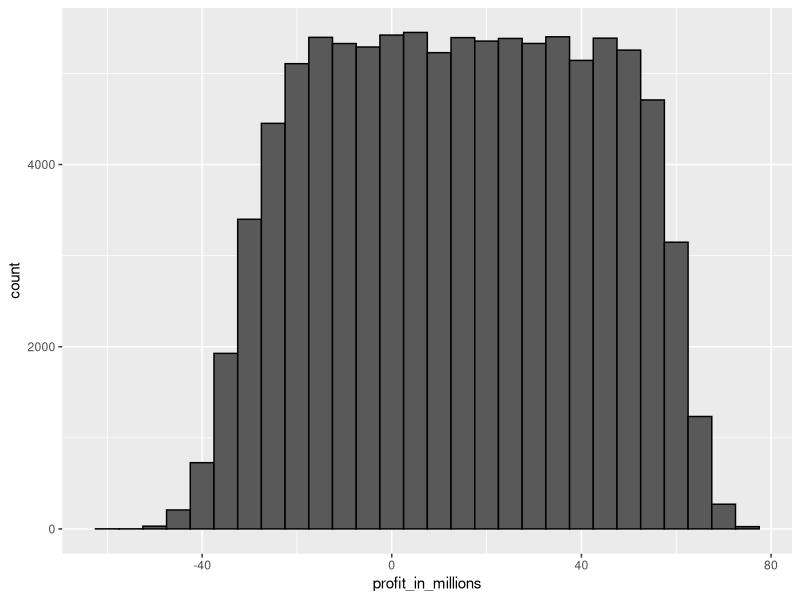
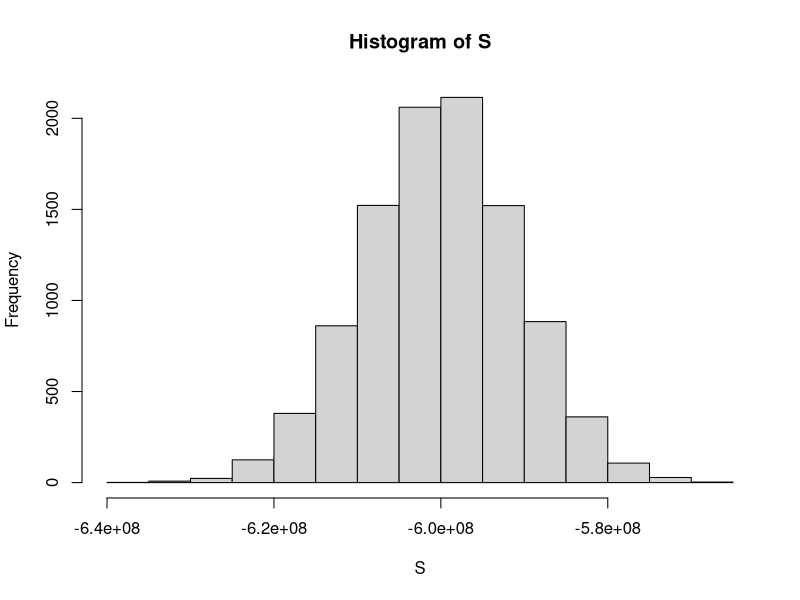

Source code (R) for these figures, in order:
## ---- chunk 1
n <- 1000
B <- 10000
roulette_winnings <- function(n){
  X <- sample(c(-1,1), n, replace = TRUE, prob=c(9/19, 10/19))
  sum(X)
}
S <- replicate(B, roulette_winnings(n))
## ---- chunk 2
n * (20-18)/38 
sqrt(n) * 2 * sqrt(90)/19 
## ---- chunk 3
mean(S)
sd(S)
## ---- chunk 4
mu <- n * (20-18)/38
se <-  sqrt(n) * 2 * sqrt(90)/19 
pnorm(0, mu, se)
## ---- chunk 5
mean(S < 0)
## ---- chunk 6
black<-18
red<-18
green<-2
green/(black+red+green)
## ---- chunk 7
X <- sample(c(-1,17), n, replace = TRUE, prob=c(18/19, 1/19))
## ---- chunk 8
(-1*36+17*2)/38
## ---- chunk 9
(17+1)*sqrt(18)/19
## ---- chunk 10
set.seed(1)
n<-1000
X <- sample(c(-1,17), n, replace = TRUE, prob=c(18/19, 1/19))
S<-sum(X)
S
## ---- chunk 11
e<-(-1*36+17*2)/38*n
e
## ---- chunk 12
se<-sqrt(n)*abs((17 - -1))*sqrt(18)/19
se
## ---- chunk 13
1-pnorm(0,e,se)
## ---- chunk 14
set.seed(1)
n<-1000
B<-1000
betting_green<-function(n){
  X <- sample(c(-1,17), n, replace = TRUE, prob=c(18/19, 1/19))
  sum(X)
}
S<-replicate(B, betting_green(n))
mean(S)
sd(S)
## ---- chunk 15
mean(S>0)
## ---- chunk 16
n<-1000
X <- sample(c(-1,17), n, replace = TRUE, prob=c(18/19, 1/19))
Y<-mean(X)
Y
## ---- chunk 17
EY<--1*18/19+17*1/19
EY
## ---- chunk 18
SEY<-abs((17 - -1))*sqrt(18*1)/19/sqrt(n)
SEY
## ---- chunk 19
1-pnorm(0,EY, SEY)
## ---- chunk 20
set.seed(1)
n<-1000
B<-2500
betting_average<-function(n){
  X <- sample(c(-1,17), n, replace = TRUE, prob=c(18/19, 1/19))
  mean(X)
}
Y<-replicate(B, betting_average(n))
mean(Y)
sd(Y)
## ---- chunk 21
mean(Y>0)
## ---- chunk 22
n <- 1000
loss_per_foreclosure <- -200000
p <- 0.02 
defaults <- sample( c(0,1), n, prob=c(1-p, p), replace = TRUE)
sum(defaults * loss_per_foreclosure)
## ---- chunk 23
B <- 10000
losses <- replicate(B, {
    defaults <- sample( c(0,1), n, prob=c(1-p, p), replace = TRUE) 
  sum(defaults * loss_per_foreclosure)
})
## ---- chunk 24
n*(p*loss_per_foreclosure + (1-p)*0)
sqrt(n)*abs(loss_per_foreclosure)*sqrt(p*(1-p))
## ---- chunk 25
- loss_per_foreclosure*p/(1-p)
## ---- chunk 26
qnorm(0.01)
## ---- chunk 27
l <- loss_per_foreclosure
z <- qnorm(0.01)
x <- -l*( n*p - z*sqrt(n*p*(1-p)))/ ( n*(1-p) + z*sqrt(n*p*(1-p)))
x
## ---- chunk 28
loss_per_foreclosure*p + x*(1-p)
## ---- chunk 29
n*(loss_per_foreclosure*p + x*(1-p)) 
## ---- chunk 30
B <- 100000
profit <- replicate(B, {
    draws <- sample( c(x, loss_per_foreclosure), n, 
                        prob=c(1-p, p), replace = TRUE) 
    sum(draws)
})
mean(profit)
mean(profit<0)
## ---- chunk 31
p <- 0.04
r <- (- loss_per_foreclosure*p/(1-p)) / 180000
r
## ---- chunk 32
r <- 0.05
x <- r*180000
loss_per_foreclosure*p + x * (1-p)
## ---- chunk 33
z <- qnorm(0.01)
n <- ceiling((z^2*(x-l)^2*p*(1-p))/(l*p + x*(1-p))^2)
n
## ---- chunk 34
n*(loss_per_foreclosure*p + x * (1-p))
## ---- chunk 35
p <- 0.04
x <- 0.05*180000
profit <- replicate(B, {
    draws <- sample( c(x, loss_per_foreclosure), n, 
                        prob=c(1-p, p), replace = TRUE) 
    sum(draws)
})
mean(profit)
## ---- chunk 36
p <- 0.04
x <- 0.05*180000
profit <- replicate(B, {
    new_p <- 0.04 + sample(seq(-0.01, 0.01, length = 100), 1)
    draws <- sample( c(x, loss_per_foreclosure), n, 
                        prob=c(1-new_p, new_p), replace = TRUE) 
    sum(draws)
})
## ---- chunk 37
mean(profit)
## ---- chunk 38
mean(profit<0)
## ---- chunk 39
mean(profit < -10000000)
## ---- chunk 40
library(tidyverse)
data.frame(profit_in_millions=profit/10^6) %>% 
  ggplot(aes(profit_in_millions)) + 
  geom_histogram(color="black", binwidth = 5)
## ---- chunk 41
n <- 10000
loss_per_foreclosure <- -200000
p <- 0.3
defaults <- sample( c(0,1), n, prob=c(1-p, p), replace = TRUE)
S<-sum(defaults * loss_per_foreclosure)
S
## ---- chunk 42
B<-10000
S<-replicate(B,{
  defaults <- sample( c(0,1), n, prob=c(1-p, p), replace = TRUE)
  sum(defaults * loss_per_foreclosure)
})
hist(S)
## ---- chunk 43
e<-n*(p*loss_per_foreclosure + (1-p)*0)
e
## ---- chunk 44
se<-sqrt(n)*abs(loss_per_foreclosure)*sqrt(p*(1-p))
se
## ---- chunk 45
r <- (- loss_per_foreclosure*p/(1-p)) / 180000
r
## ---- chunk 46
z <- qnorm(0.05)
x <- -loss_per_foreclosure*( n*p - z*sqrt(n*p*(1-p)))/ ( n*(1-p) + z*sqrt(n*p*(1-p)))
x/180000
